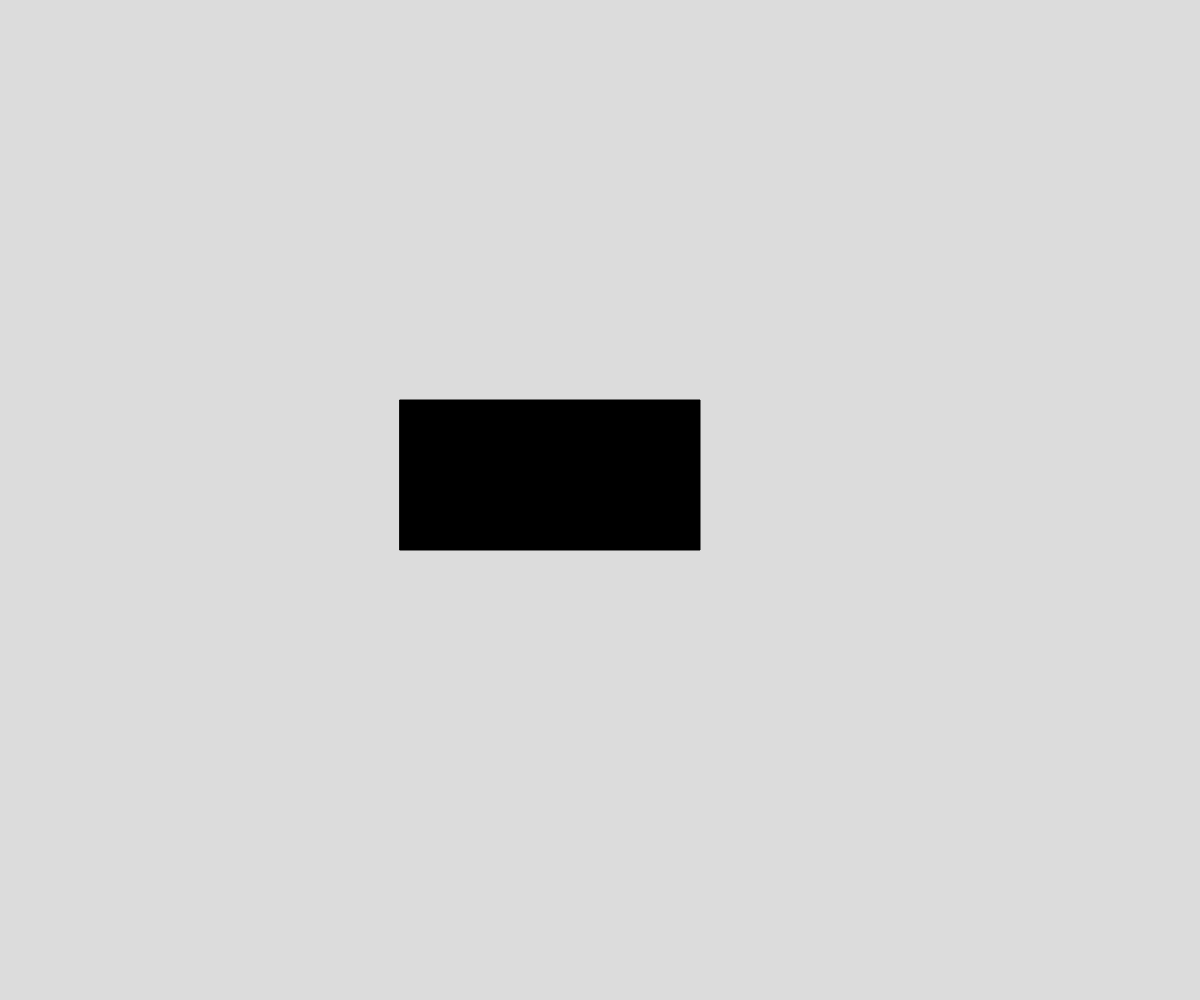
Frame 1 (no input)
Frame 60 (no input): identical to frame 1, image omitted
Frame 120 (the mouse pressed at the canvas centre since frame 60): blank canvas, image omitted

The p5.js sketch that drew this single still picture (run headless with seeded random() and noise() and a simulated clock; from frame 60 on, the mouse is pressed at the canvas centre):

// p5.js sketch
// ── sketch.js
// Start Screen Demo
// Willa Simard
// 10/03/2022

let state = "start";



function setup() {
  createCanvas(windowWidth, windowHeight);
}

function draw() {
  background(220);
  if (state === "start") {
    startScreen();
  }
}


function mousePressed() {
  if (state === "start" && mouseInsideButton(400, 700, 400, 550)) {
    state = "main";
  }
}
 


function startScreen() {
  if(mouseInsideButton(400, 700, 400, 550)) {
    fill("gray");
  }
  else { 
    fill("black");
  }
  rect(400, 400, 300, 150);

}

function mouseInsideButton(left, right, top, bottom) {
  return mouseX >= left && mouseX <= right && mouseY >= top && mouseY <= bottom;
}
